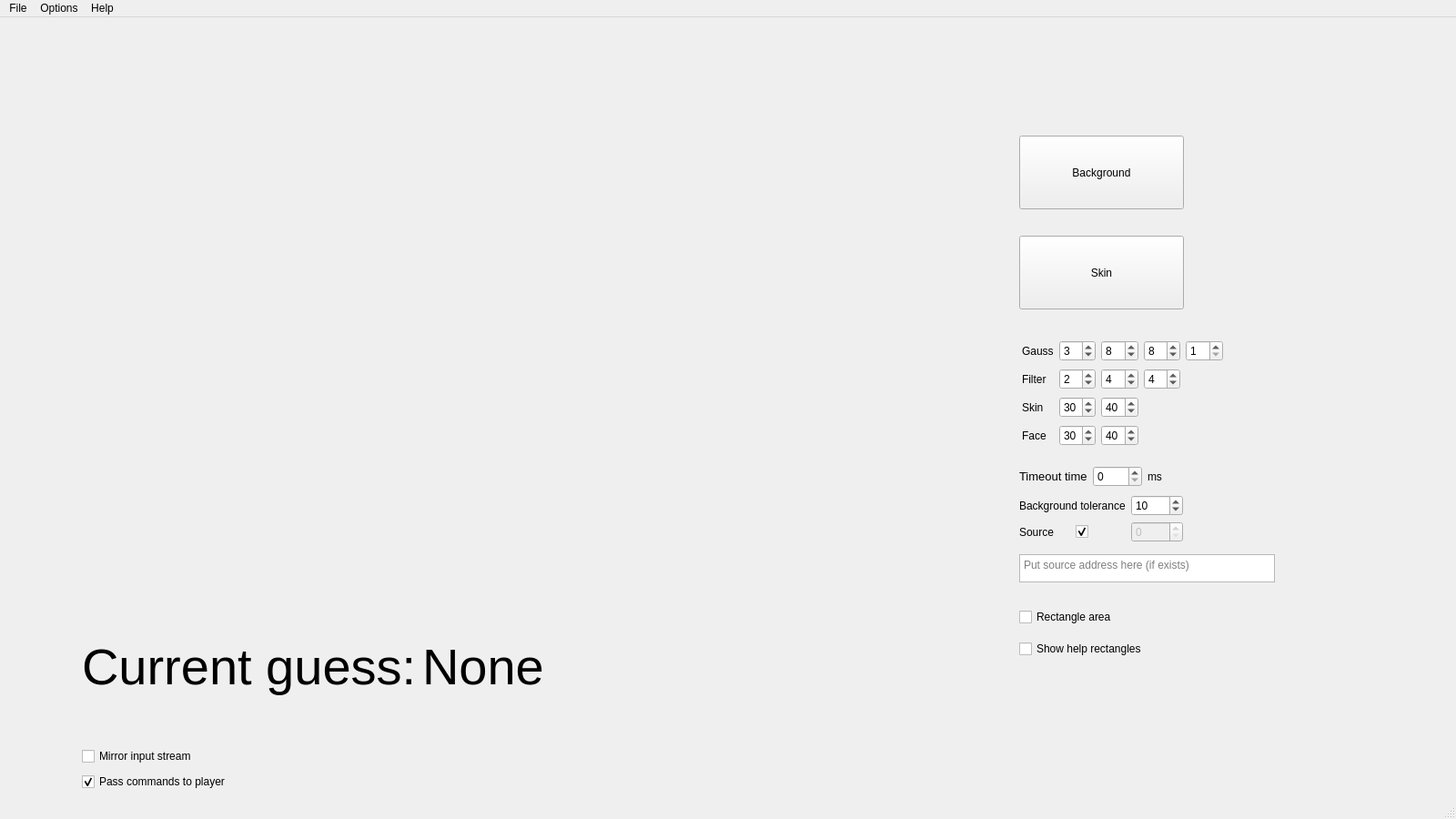
<?xml version="1.0" encoding="UTF-8"?>
<ui version="4.0">
 <class>MainWindow</class>
 <widget class="QMainWindow" name="MainWindow">
  <property name="geometry">
   <rect>
    <x>0</x>
    <y>0</y>
    <width>1600</width>
    <height>900</height>
   </rect>
  </property>
  <property name="windowTitle">
   <string>Gesture Recognition</string>
  </property>
  <widget class="QWidget" name="centralwidget">
   <widget class="QLabel" name="label">
    <property name="geometry">
     <rect>
      <x>80</x>
      <y>95</y>
      <width>960</width>
      <height>540</height>
     </rect>
    </property>
    <property name="text">
     <string/>
    </property>
    <property name="pixmap">
     <pixmap>../res/bg.png</pixmap>
    </property>
    <property name="scaledContents">
     <bool>true</bool>
    </property>
   </widget>
   <widget class="QPushButton" name="bgButton">
    <property name="geometry">
     <rect>
      <x>1120</x>
      <y>130</y>
      <width>181</width>
      <height>81</height>
     </rect>
    </property>
    <property name="text">
     <string>Background</string>
    </property>
   </widget>
   <widget class="QPushButton" name="cntButton">
    <property name="geometry">
     <rect>
      <x>1120</x>
      <y>240</y>
      <width>181</width>
      <height>81</height>
     </rect>
    </property>
    <property name="text">
     <string>Skin</string>
    </property>
   </widget>
   <widget class="QLabel" name="label_6">
    <property name="geometry">
     <rect>
      <x>1610</x>
      <y>220</y>
      <width>91</width>
      <height>21</height>
     </rect>
    </property>
    <property name="text">
     <string>Face Detector</string>
    </property>
   </widget>
   <widget class="QLabel" name="label_7">
    <property name="geometry">
     <rect>
      <x>830</x>
      <y>520</y>
      <width>240</width>
      <height>135</height>
     </rect>
    </property>
    <property name="text">
     <string/>
    </property>
    <property name="scaledContents">
     <bool>true</bool>
    </property>
   </widget>
   <widget class="QLabel" name="label_8">
    <property name="enabled">
     <bool>false</bool>
    </property>
    <property name="geometry">
     <rect>
      <x>710</x>
      <y>560</y>
      <width>300</width>
      <height>300</height>
     </rect>
    </property>
    <property name="text">
     <string/>
    </property>
    <property name="scaledContents">
     <bool>true</bool>
    </property>
   </widget>
   <widget class="QTextEdit" name="textEdit_12">
    <property name="geometry">
     <rect>
      <x>1120</x>
      <y>590</y>
      <width>281</width>
      <height>31</height>
     </rect>
    </property>
    <property name="markdown">
     <string>
[http://192.168.0.10:8080/?action=stream](http://192.168.0.10:8080/?action=stream)

</string>
    </property>
    <property name="placeholderText">
     <string>Put source address here (if exists)</string>
    </property>
   </widget>
   <widget class="QWidget" name="layoutWidget">
    <property name="geometry">
     <rect>
      <x>1120</x>
      <y>640</y>
      <width>153</width>
      <height>73</height>
     </rect>
    </property>
    <layout class="QGridLayout" name="gridLayout_3">
     <item row="1" column="0">
      <widget class="QCheckBox" name="checkBox_2">
       <property name="text">
        <string>Show help rectangles</string>
       </property>
      </widget>
     </item>
     <item row="0" column="0">
      <widget class="QCheckBox" name="checkBox">
       <property name="text">
        <string>Rectangle area</string>
       </property>
      </widget>
     </item>
    </layout>
   </widget>
   <widget class="QWidget" name="layoutWidget">
    <property name="geometry">
     <rect>
      <x>90</x>
      <y>680</y>
      <width>514</width>
      <height>66</height>
     </rect>
    </property>
    <layout class="QGridLayout" name="gridLayout_6">
     <item row="0" column="0">
      <widget class="QLabel" name="label_12">
       <property name="font">
        <font>
         <pointsize>42</pointsize>
        </font>
       </property>
       <property name="text">
        <string>Current guess:</string>
       </property>
      </widget>
     </item>
     <item row="0" column="1">
      <widget class="QLabel" name="label_2">
       <property name="font">
        <font>
         <pointsize>42</pointsize>
        </font>
       </property>
       <property name="text">
        <string>None</string>
       </property>
      </widget>
     </item>
    </layout>
   </widget>
   <widget class="QWidget" name="layoutWidget">
    <property name="geometry">
     <rect>
      <x>90</x>
      <y>800</y>
      <width>175</width>
      <height>52</height>
     </rect>
    </property>
    <layout class="QGridLayout" name="gridLayout_7">
     <item row="0" column="0">
      <widget class="QCheckBox" name="checkBox_4">
       <property name="text">
        <string>Mirror input stream</string>
       </property>
      </widget>
     </item>
     <item row="1" column="0">
      <widget class="QCheckBox" name="checkBox_5">
       <property name="text">
        <string>Pass commands to player</string>
       </property>
       <property name="checked">
        <bool>true</bool>
       </property>
      </widget>
     </item>
    </layout>
   </widget>
   <widget class="QWidget" name="">
    <property name="geometry">
     <rect>
      <x>1123</x>
      <y>353</y>
      <width>221</width>
      <height>120</height>
     </rect>
    </property>
    <layout class="QGridLayout" name="gridLayout">
     <item row="0" column="0">
      <widget class="QLabel" name="label_3">
       <property name="text">
        <string>Gauss</string>
       </property>
      </widget>
     </item>
     <item row="0" column="1">
      <widget class="QSpinBox" name="spinBox">
       <property name="minimum">
        <number>1</number>
       </property>
       <property name="value">
        <number>3</number>
       </property>
      </widget>
     </item>
     <item row="0" column="2">
      <widget class="QSpinBox" name="spinBox_2">
       <property name="minimum">
        <number>1</number>
       </property>
       <property name="value">
        <number>8</number>
       </property>
      </widget>
     </item>
     <item row="0" column="3">
      <widget class="QSpinBox" name="spinBox_3">
       <property name="minimum">
        <number>1</number>
       </property>
       <property name="value">
        <number>8</number>
       </property>
      </widget>
     </item>
     <item row="0" column="4">
      <widget class="QSpinBox" name="spinBox_4">
       <property name="minimum">
        <number>1</number>
       </property>
       <property name="value">
        <number>1</number>
       </property>
      </widget>
     </item>
     <item row="1" column="0">
      <widget class="QLabel" name="label_4">
       <property name="text">
        <string>Filter</string>
       </property>
      </widget>
     </item>
     <item row="1" column="1">
      <widget class="QSpinBox" name="spinBox_5">
       <property name="value">
        <number>2</number>
       </property>
      </widget>
     </item>
     <item row="1" column="2">
      <widget class="QSpinBox" name="spinBox_6">
       <property name="value">
        <number>4</number>
       </property>
      </widget>
     </item>
     <item row="1" column="3">
      <widget class="QSpinBox" name="spinBox_7">
       <property name="value">
        <number>4</number>
       </property>
      </widget>
     </item>
     <item row="2" column="0">
      <widget class="QLabel" name="label_5">
       <property name="text">
        <string>Skin</string>
       </property>
      </widget>
     </item>
     <item row="2" column="1">
      <widget class="QSpinBox" name="spinBox_8">
       <property name="value">
        <number>30</number>
       </property>
      </widget>
     </item>
     <item row="2" column="2">
      <widget class="QSpinBox" name="spinBox_9">
       <property name="value">
        <number>40</number>
       </property>
      </widget>
     </item>
     <item row="3" column="0">
      <widget class="QLabel" name="label_10">
       <property name="text">
        <string>Face</string>
       </property>
      </widget>
     </item>
     <item row="3" column="1">
      <widget class="QSpinBox" name="spinBox_10">
       <property name="value">
        <number>30</number>
       </property>
      </widget>
     </item>
     <item row="3" column="2">
      <widget class="QSpinBox" name="spinBox_11">
       <property name="value">
        <number>40</number>
       </property>
      </widget>
     </item>
    </layout>
   </widget>
   <widget class="QWidget" name="">
    <property name="geometry">
     <rect>
      <x>1120</x>
      <y>490</y>
      <width>180</width>
      <height>91</height>
     </rect>
    </property>
    <layout class="QGridLayout" name="gridLayout_2">
     <item row="0" column="0">
      <widget class="QLabel" name="label_13">
       <property name="font">
        <font>
         <pointsize>10</pointsize>
        </font>
       </property>
       <property name="text">
        <string>Timeout time</string>
       </property>
      </widget>
     </item>
     <item row="0" column="1">
      <widget class="QSpinBox" name="spinBox_14">
       <property name="maximum">
        <number>2000</number>
       </property>
       <property name="stepType">
        <enum>QAbstractSpinBox::DefaultStepType</enum>
       </property>
       <property name="value">
        <number>0</number>
       </property>
      </widget>
     </item>
     <item row="0" column="2">
      <widget class="QLabel" name="label_14">
       <property name="text">
        <string>ms</string>
       </property>
      </widget>
     </item>
     <item row="1" column="0" colspan="3">
      <layout class="QGridLayout" name="gridLayout_5">
       <item row="0" column="0">
        <widget class="QLabel" name="label_11">
         <property name="text">
          <string>Background tolerance</string>
         </property>
        </widget>
       </item>
       <item row="0" column="1">
        <widget class="QSpinBox" name="spinBox_12">
         <property name="maximum">
          <number>15</number>
         </property>
         <property name="value">
          <number>10</number>
         </property>
        </widget>
       </item>
       <item row="1" column="0">
        <layout class="QGridLayout" name="gridLayout_4">
         <item row="0" column="0">
          <widget class="QLabel" name="label_9">
           <property name="text">
            <string>Source</string>
           </property>
          </widget>
         </item>
         <item row="0" column="1">
          <widget class="QCheckBox" name="checkBox_3">
           <property name="text">
            <string/>
           </property>
           <property name="checked">
            <bool>true</bool>
           </property>
          </widget>
         </item>
        </layout>
       </item>
       <item row="1" column="1">
        <widget class="QSpinBox" name="spinBox_13">
         <property name="enabled">
          <bool>false</bool>
         </property>
        </widget>
       </item>
      </layout>
     </item>
    </layout>
   </widget>
  </widget>
  <widget class="QMenuBar" name="menubar">
   <property name="geometry">
    <rect>
     <x>0</x>
     <y>0</y>
     <width>1600</width>
     <height>21</height>
    </rect>
   </property>
   <widget class="QMenu" name="menuFile">
    <property name="title">
     <string>File</string>
    </property>
    <addaction name="actionStart"/>
    <addaction name="actionStop"/>
    <addaction name="actionExit"/>
   </widget>
   <widget class="QMenu" name="menuEdit">
    <property name="title">
     <string>Options</string>
    </property>
    <widget class="QMenu" name="menuAdjust">
     <property name="title">
      <string>Adjust</string>
     </property>
     <addaction name="actionBackground"/>
     <addaction name="actionSkin_samples"/>
    </widget>
    <addaction name="menuAdjust"/>
    <addaction name="actionStart_VLC_player"/>
   </widget>
   <widget class="QMenu" name="menuHelp">
    <property name="title">
     <string>Help</string>
    </property>
    <addaction name="actionAbout"/>
   </widget>
   <addaction name="menuFile"/>
   <addaction name="menuEdit"/>
   <addaction name="menuHelp"/>
  </widget>
  <widget class="QStatusBar" name="statusbar"/>
  <action name="actionStart">
   <property name="text">
    <string>Start </string>
   </property>
   <property name="shortcut">
    <string>Ctrl+S</string>
   </property>
  </action>
  <action name="actionExit">
   <property name="text">
    <string>Exit</string>
   </property>
   <property name="shortcut">
    <string>Ctrl+Q</string>
   </property>
  </action>
  <action name="actionAbout">
   <property name="text">
    <string>About</string>
   </property>
  </action>
  <action name="actionBackground">
   <property name="text">
    <string>Background</string>
   </property>
   <property name="shortcut">
    <string>Alt+B</string>
   </property>
  </action>
  <action name="actionSkin_samples">
   <property name="text">
    <string>Skin samples</string>
   </property>
   <property name="shortcut">
    <string>Alt+S</string>
   </property>
  </action>
  <action name="actionStop">
   <property name="text">
    <string>Stop</string>
   </property>
   <property name="shortcut">
    <string>Ctrl+C</string>
   </property>
  </action>
  <action name="actionStart_VLC_player">
   <property name="text">
    <string>Start VLC player</string>
   </property>
  </action>
 </widget>
 <resources/>
 <connections/>
</ui>
